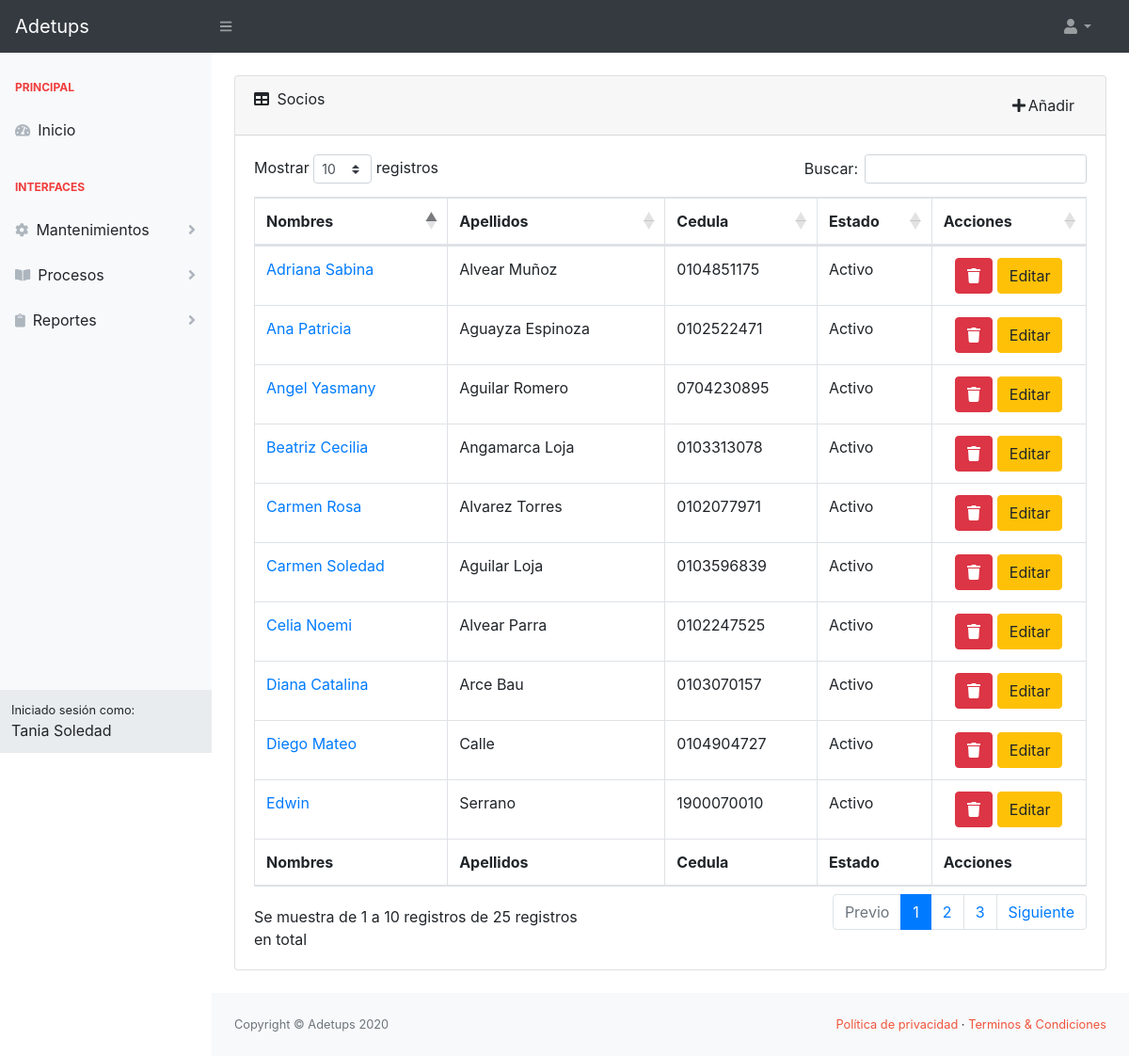
/asistente/sociolist/ (signed in), run on the app's committed database.
### sistema/models.py (models this page shows, shortened)
class Usuario(AbstractBaseUser, PermissionsMixin):
    foto = models.ImageField(upload_to='img_perfil', null=True, blank=True, default='img_perfil/default-avatar.jpg')
    nombres = models.CharField(max_length=50, null=True, blank=True)
    date_joined = models.DateTimeField(default=timezone.now, null=True, blank=True)
    apellidos = models.CharField(max_length=50, null=True, blank=True)
    username = models.CharField(max_length=50, null=True, blank=True, unique=True)
    email = models.EmailField(unique=True, null=True, blank=True)
    fecha_nacimiento = models.DateField(null=True, blank=True)
    is_active = models.BooleanField(default=True, null=True, blank=True)
    is_staff = models.BooleanField(default=False, null=True, blank=True)
    tipo = models.CharField(max_length=20, null=True, blank=True)
    USERNAME_FIELD = 'username'
    objects = PersonalizadoBaseUserManager()

class Socio(models.Model):
    usuario = models.ForeignKey(Usuario, on_delete=models.CASCADE)
    direccion = models.CharField(max_length=80, null=True, blank=True)  # Field name made lowercase.
    telefono = models.CharField(max_length=15, null=True, blank=True)  # Field name made lowercase.
    celular = models.CharField(max_length=10, null=True, blank=True)  # Field name made lowercase.
    cargo = models.CharField(max_length=20, null=True, blank=True)  # Field name made lowercase.
    area = models.CharField(max_length=20, null=True, blank=True)  # Field name made lowercase.
    fecha_ingreso = models.DateField(blank=True, null=True)  # Field name made lowercase.
    is_garante = models.BooleanField(default=False, null=True, blank=True)
    rubros = models.ManyToManyField(RubroSocio, blank=True, null=True)

### asistente/views.py (the view)
# urls.py: path('sociolist/', SocioListView.as_view(), name="sociolist"),
class SocioListView(LoginRequiredMixin, ListView):
    model = Socio
    template_name = 'asistente/socio_list.html'

### asistente/templates/asistente/socio_list.html (shortened to what this page needs)
{% extends 'asistente/index.html' %}
{% block content %}
    <div class="card mb-4 mt-4">
        <div class="card-header">
            <div class="row">
                <div class="col-6">
                    <i class="fas fa-table mr-1"></i>
                    Socios
                </div>
                <div class="col-6" align="right">
                    <a class="btn" href="{% url 'asistente:sociocreate' %}"><i class="fa fa-plus fa-fw"
                                                                               aria-hidden="true"></i>Añadir</a>
                </div>
            </div>
        </div>
        <div class="card-body">
            <div class="table-responsive">
                <table class="table table-bordered" id="dataTable" width="100%" cellspacing="0">
                    <thead>
                    <tr>
                        <th>Nombres</th>
                        <th>Apellidos</th>
                        <th>Cedula</th>
                        <th>Estado</th>
                        <th>Acciones</th>
                    </tr>
                    </thead>
                    <tfoot>
                    <tr>
                        <th>Nombres</th>
                        <th>Apellidos</th>
                        <th>Cedula</th>
                        <th>Estado</th>
                        <th>Acciones</th>
                    </tr>
                    </tfoot>
                    <tbody>
                    {% for socio in socio_list %}
                        <tr>
                            <td>
                                <a href="{% url 'asistente:sociodetail' socio.id %}">{{ socio.usuario.nombres|title }}</a>
                            </td>
                            <td>{{ socio.usuario.apellidos|title }}</td>
                            <td>{{ socio.usuario.username }}</td>
                            <td>
                                {% if socio.usuario.is_active %}
                                    Activo
                                {% endif %}
                            </td>
                            <td class="text-center">
                                <button type="button" class="btn btn-danger"
                                        aria-label="Delete" data-toggle="modal"
                                        data-target="#modal{{ socio.usuario.id }}">
                                    <i class="fa fa-trash" aria-hidden="true"></i>
                                </button>
                                <a class="btn btn-warning"
                                   href="{% url 'sistema:socioupdate' socio.usuario.id %}"
                                   aria-label="Edit">
                                    Editar
                                </a>
                            </td>
                        </tr>
                    {% endfor %}
                    </tbody>
                </table>
            </div>
        </div>
    </div>
{% endblock %}

### sistema/templates/sistema/base.html (shortened to what this page needs)
{% load static %}
<!DOCTYPE html>
<html lang="en">
<head>
    {% block css %}
        <link href="{% static 'css/styles.css' %}" rel="stylesheet"/>
        <link href="https://cdn.datatables.net/1.10.20/css/dataTables.bootstrap4.min.css" rel="stylesheet"
/>
        <link rel="stylesheet"
              href="https://cdn.jsdelivr.net/npm/bootstrap-select@1.13.14/dist/css/bootstrap-select.min.css">
        <link href="{% static 'css/datepicker.css' %}" rel="stylesheet">
        <link rel="stylesheet" href="https://cdn.datatables.net/buttons/1.6.5/css/buttons.dataTables.min.css">
    {% endblock %}
</head>
<body class="sb-nav-fixed">
<nav class="sb-topnav navbar navbar-expand navbar-dark bg-dark">
    <a class="navbar-brand">Adetups</a>
    <button class="btn btn-link btn-sm order-1 order-lg-0" id="sidebarToggle" href="#"><i class="fas fa-bars"></i>
    </button>
    <ul class="navbar-nav d-none d-md-inline-block form-inline ml-auto mr-0 mr-md-3 my-2 my-md-0">
        <li class="nav-item dropdown">
            <a class="nav-link dropdown-toggle" id="userDropdown" href="#" role="button" data-toggle="dropdown"
               aria-haspopup="true" aria-expanded="false"><i class="fas fa-user fa-fw"></i></a>
        </li>
    </ul>
</nav>
<div id="layoutSidenav">
    <div id="layoutSidenav_nav">
        <nav class="sb-sidenav accordion sb-sidenav-light" id="sidenavAccordion">
            <div class="sb-sidenav-menu">
                <div class="nav">
                    {% block navbar %}
                    {% endblock %}
                </div>
            </div>
            <div class="sb-sidenav-footer">
                <div class="small">Iniciado sesión como:</div>
                {{ request.user.nombres }}
            </div>
        </nav>
    </div>
    <div id="layoutSidenav_content">
        <main>
            <div class="container-fluid">
                {% block content %}
                {% endblock %}
            </div>
        </main>
        <footer class="py-4 bg-light mt-auto">
            <div class="container-fluid">
                <div class="d-flex align-items-center justify-content-between small">
                    <div class="text-muted">Copyright &copy; Adetups 2020</div>
                    <div>
                        <a href="#" class="text-adetups">Política de privacidad</a>
                        &middot;
                        <a href="#" class="text-adetups">Terminos &amp; Condiciones</a>
                    </div>
                </div>
            </div>
        </footer>
    </div>
</div>
</body>
</html>

### data on the page
Usuario: user.nombres "Tania Soledad"
Socio: usuario.nombres "Diego Mateo", usuario.apellidos "Calle", usuario.username "0104904727", shows "Activo"
Socio: usuario.nombres "Edwin", usuario.apellidos "Serrano", usuario.username "1900070010", shows "Activo"
Socio: usuario.nombres "Ana Patricia", usuario.apellidos "Aguayza Espinoza", usuario.username "0102522471", shows "Activo"
Socio: usuario.nombres "Carmen Soledad", usuario.apellidos "Aguilar Loja", usuario.username "0103596839", shows "Activo"
Socio: usuario.nombres "Angel Yasmany", usuario.apellidos "Aguilar Romero", usuario.username "0704230895", shows "Activo"
Socio: usuario.nombres "Carmen Rosa", usuario.apellidos "Alvarez Torres", usuario.username "0102077971", shows "Activo"
Socio: usuario.nombres "Adriana Sabina", usuario.apellidos "Alvear Muñoz", usuario.username "0104851175", shows "Activo"
Socio: usuario.nombres "Celia Noemi", usuario.apellidos "Alvear Parra", usuario.username "0102247525", shows "Activo"
Socio: usuario.nombres "Beatriz Cecilia", usuario.apellidos "Angamarca Loja", usuario.username "0103313078", shows "Activo"
Socio: usuario.nombres "Diana Catalina", usuario.apellidos "Arce Bau", usuario.username "0103070157", shows "Activo"
